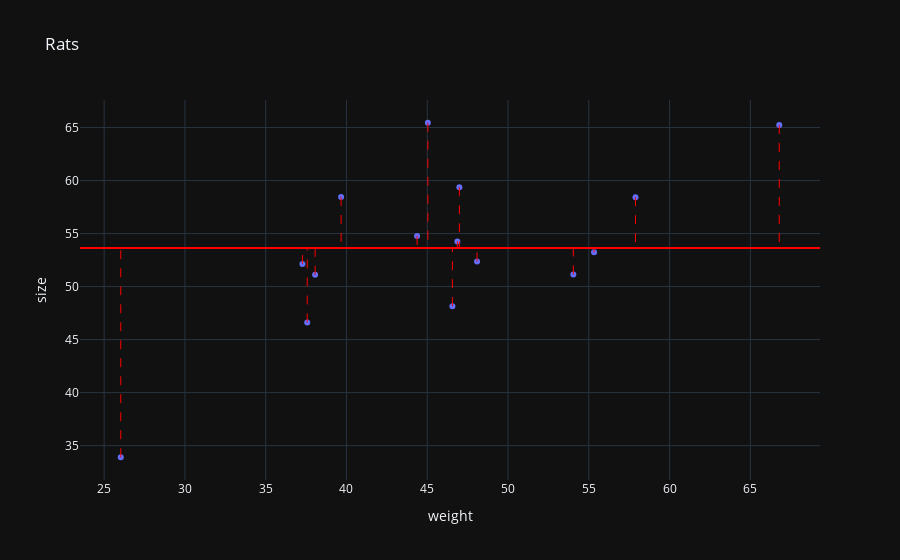

Notebook source saved alongside this figure:
### Code cell
fig = px.scatter(dataframe, x='weight', y='size',title='Rats')

fig.add_hline(y=mean_size, line_color='red')
for index, row in dataframe.iterrows():
    fig.add_shape(type="line",
                  x0=row['weight'], y0=row['size'],
                  x1=row['weight'], y1=mean_size,
                  line=dict(color="red", width=1, dash="dash")
                 )
fig.show()

### Figure 1 — Plotly figure (JSON) as saved in the notebook; plotly's stock layout.template omitted (floating-point values rounded to 4 significant figures)
{"data": [{"hovertemplate": "weight=%{x}<br>size=%{y}<extra></extra>", "legendgroup": "", "marker": {"color": "#636efa", "symbol": "circle"}, "mode": "markers", "name": "", "orientation": "v", "showlegend": false, "x": [46.99, 57.89, 37.57, 66.79, 55.32, 46.87, 26.03, 44.37, 46.56, 37.27, 54.04, 48.08, 38.06, 39.67, 45.04], "xaxis": "x", "y": [59.37, 58.43, 46.62, 65.24, 53.24, 54.26, 33.9, 54.78, 48.16, 52.13, 51.14, 52.37, 51.11, 58.45, 65.45], "yaxis": "y", "type": "scatter"}], "layout": {"xaxis": {"anchor": "y", "domain": [0.0, 1.0], "title": {"text": "weight"}}, "yaxis": {"anchor": "x", "domain": [0.0, 1.0], "title": {"text": "size"}}, "legend": {"tracegroupgap": 0}, "title": {"text": "Rats"}, "shapes": [{"line": {"color": "red"}, "type": "line", "x0": 0, "x1": 1, "xref": "x domain", "y0": 53.64, "y1": 53.64, "yref": "y"}, {"line": {"color": "red", "dash": "dash", "width": 1}, "type": "line", "x0": 46.99, "x1": 46.99, "y0": 59.37, "y1": 53.64}, {"line": {"color": "red", "dash": "dash", "width": 1}, "type": "line", "x0": 57.89, "x1": 57.89, "y0": 58.43, "y1": 53.64}, {"line": {"color": "red", "dash": "dash", "width": 1}, "type": "line", "x0": 37.57, "x1": 37.57, "y0": 46.62, "y1": 53.64}, {"line": {"color": "red", "dash": "dash", "width": 1}, "type": "line", "x0": 66.79, "x1": 66.79, "y0": 65.24, "y1": 53.64}, {"line": {"color": "red", "dash": "dash", "width": 1}, "type": "line", "x0": 55.32, "x1": 55.32, "y0": 53.24, "y1": 53.64}, {"line": {"color": "red", "dash": "dash", "width": 1}, "type": "line", "x0": 46.87, "x1": 46.87, "y0": 54.26, "y1": 53.64}, {"line": {"color": "red", "dash": "dash", "width": 1}, "type": "line", "x0": 26.03, "x1": 26.03, "y0": 33.9, "y1": 53.64}, {"line": {"color": "red", "dash": "dash", "width": 1}, "type": "line", "x0": 44.37, "x1": 44.37, "y0": 54.78, "y1": 53.64}, {"line": {"color": "red", "dash": "dash", "width": 1}, "type": "line", "x0": 46.56, "x1": 46.56, "y0": 48.16, "y1": 53.64}, {"line": {"color": "red", "dash": "dash", "width": 1}, "type": "line", "x0": 37.27, "x1": 37.27, "y0": 52.13, "y1": 53.64}, {"line": {"color": "red", "dash": "dash", "width": 1}, "type": "line", "x0": 54.04, "x1": 54.04, "y0": 51.14, "y1": 53.64}, {"line": {"color": "red", "dash": "dash", "width": 1}, "type": "line", "x0": 48.08, "x1": 48.08, "y0": 52.37, "y1": 53.64}, {"line": {"color": "red", "dash": "dash", "width": 1}, "type": "line", "x0": 38.06, "x1": 38.06, "y0": 51.11, "y1": 53.64}, {"line": {"color": "red", "dash": "dash", "width": 1}, "type": "line", "x0": 39.67, "x1": 39.67, "y0": 58.45, "y1": 53.64}, {"line": {"color": "red", "dash": "dash", "width": 1}, "type": "line", "x0": 45.04, "x1": 45.04, "y0": 65.45, "y1": 53.64}]}}
